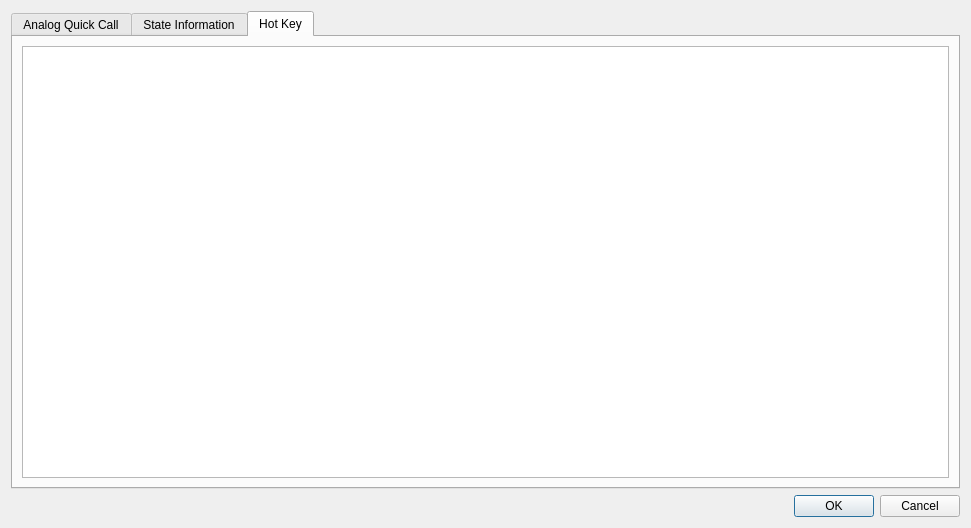
<?xml version="1.0" encoding="UTF-8"?>
<ui version="4.0">
 <class>HotKeySettingsDialog</class>
 <widget class="QDialog" name="HotKeySettingsDialog">
  <property name="geometry">
   <rect>
    <x>0</x>
    <y>0</y>
    <width>971</width>
    <height>528</height>
   </rect>
  </property>
  <property name="windowTitle">
   <string>HotKey Settings</string>
  </property>
  <layout class="QVBoxLayout" name="verticalLayout">
   <item>
    <widget class="QTabWidget" name="tabWidget">
     <property name="currentIndex">
      <number>2</number>
     </property>
     <widget class="QWidget" name="tab">
      <attribute name="title">
       <string>Analog Quick Call</string>
      </attribute>
      <layout class="QVBoxLayout" name="verticalLayout_2">
       <item>
        <widget class="QTableView" name="analogQuickCallTableView"/>
       </item>
      </layout>
     </widget>
     <widget class="QWidget" name="tab_2">
      <attribute name="title">
       <string>State Information</string>
      </attribute>
      <layout class="QVBoxLayout" name="verticalLayout_3">
       <item>
        <widget class="QTableView" name="stateInformationTableView"/>
       </item>
      </layout>
     </widget>
     <widget class="QWidget" name="tab_3">
      <attribute name="title">
       <string>Hot Key</string>
      </attribute>
      <layout class="QVBoxLayout" name="verticalLayout_4">
       <item>
        <widget class="QTableView" name="hotKeyTableView">
         <property name="textElideMode">
          <enum>Qt::TextElideMode::ElideNone</enum>
         </property>
         <property name="updateThreshold">
          <number>200</number>
         </property>
         <attribute name="horizontalHeaderStretchLastSection">
          <bool>true</bool>
         </attribute>
         <attribute name="verticalHeaderStretchLastSection">
          <bool>false</bool>
         </attribute>
        </widget>
       </item>
      </layout>
     </widget>
    </widget>
   </item>
   <item>
    <widget class="QDialogButtonBox" name="buttonBox">
     <property name="orientation">
      <enum>Qt::Orientation::Horizontal</enum>
     </property>
     <property name="standardButtons">
      <set>QDialogButtonBox::StandardButton::Cancel|QDialogButtonBox::StandardButton::Ok</set>
     </property>
    </widget>
   </item>
  </layout>
 </widget>
 <resources/>
 <connections>
  <connection>
   <sender>buttonBox</sender>
   <signal>accepted()</signal>
   <receiver>HotKeySettingsDialog</receiver>
   <slot>accept()</slot>
   <hints>
    <hint type="sourcelabel">
     <x>248</x>
     <y>254</y>
    </hint>
    <hint type="destinationlabel">
     <x>157</x>
     <y>274</y>
    </hint>
   </hints>
  </connection>
  <connection>
   <sender>buttonBox</sender>
   <signal>rejected()</signal>
   <receiver>HotKeySettingsDialog</receiver>
   <slot>reject()</slot>
   <hints>
    <hint type="sourcelabel">
     <x>316</x>
     <y>260</y>
    </hint>
    <hint type="destinationlabel">
     <x>286</x>
     <y>274</y>
    </hint>
   </hints>
  </connection>
 </connections>
</ui>
